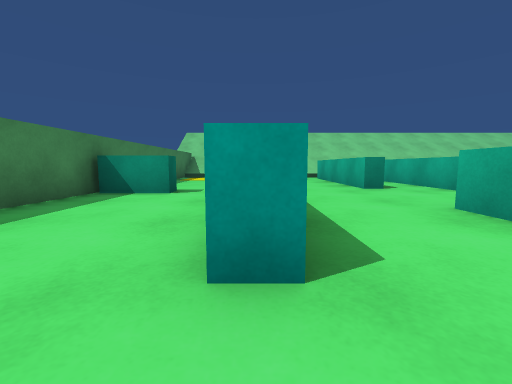
View 1 (above)

24 first-person views from a walk through a 3-D level made in the Unity game engine. The camera is 0.3 m above the floor, tilts 6° down and sees 90° across. The floor is counted in squares, 0.5 m on a side. Each view is taken from the middle of a square. On the plan, view 1 faces up. The plan holds only what a view shows up to about 9 squares ahead; the rest is blank.

View 2
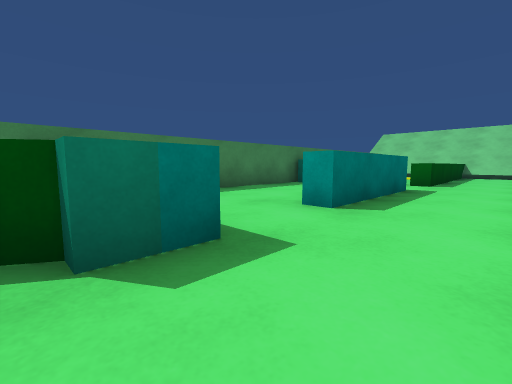

View 3
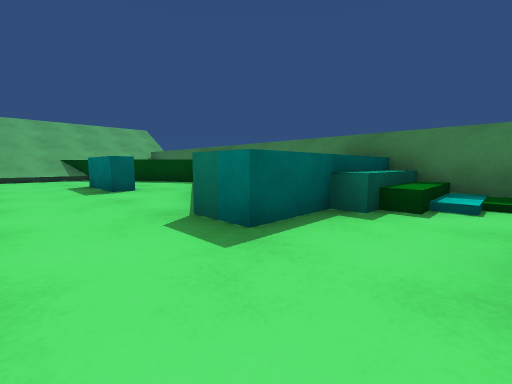

View 4
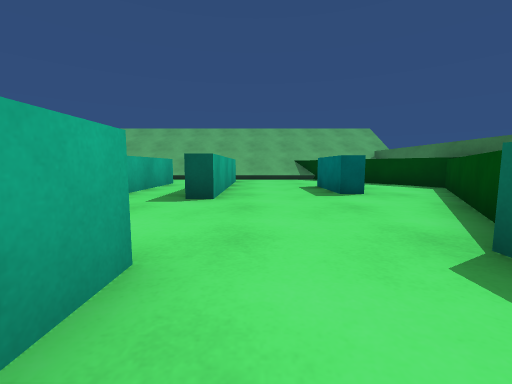

View 5
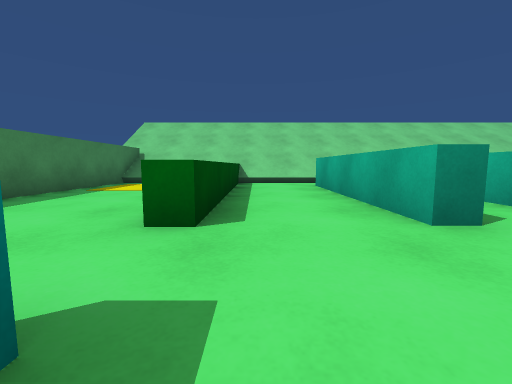

View 6
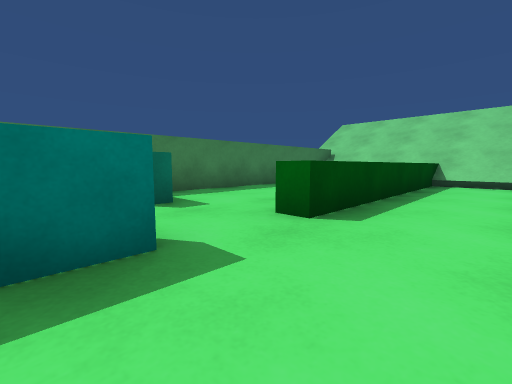

View 7
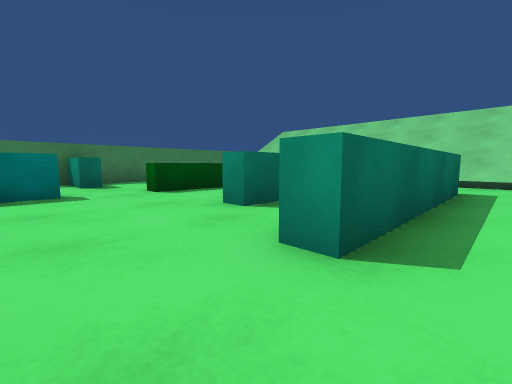

View 8
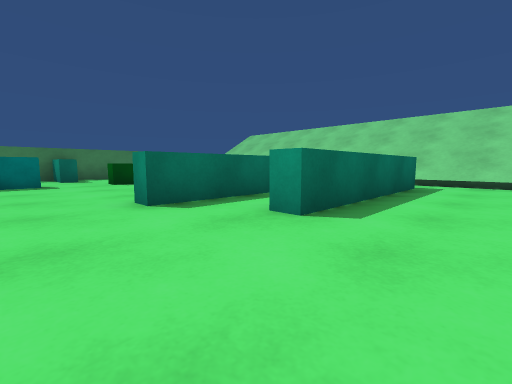

View 9
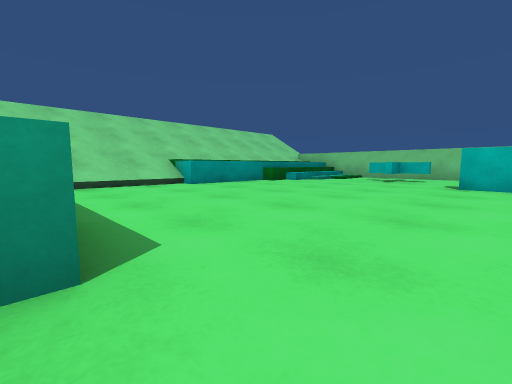

View 10
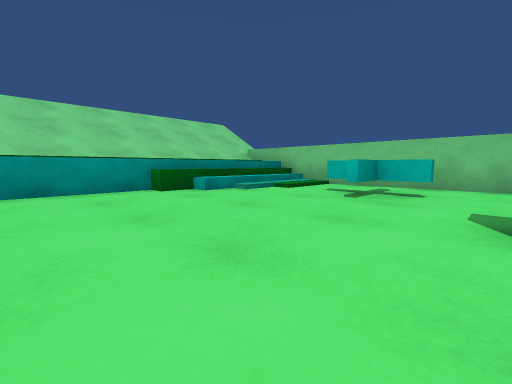

View 11
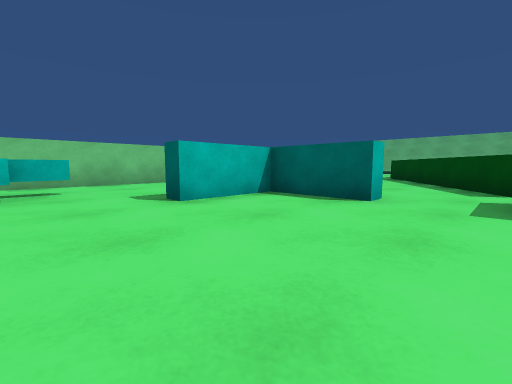

View 12
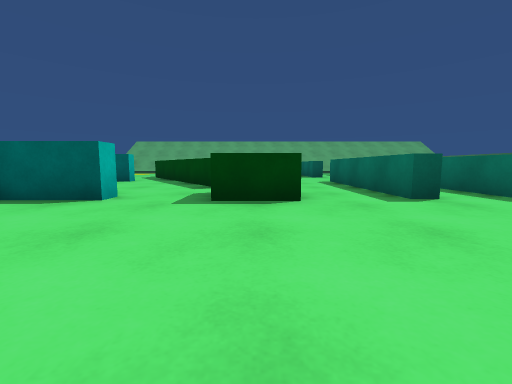

View 13
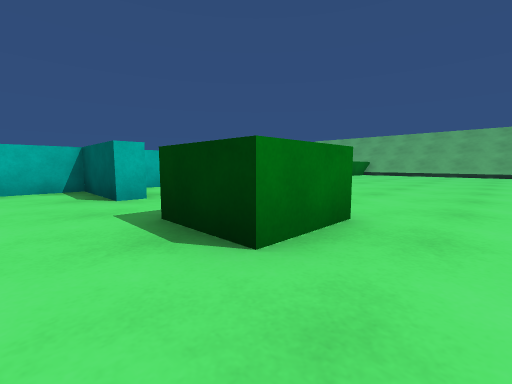

View 14
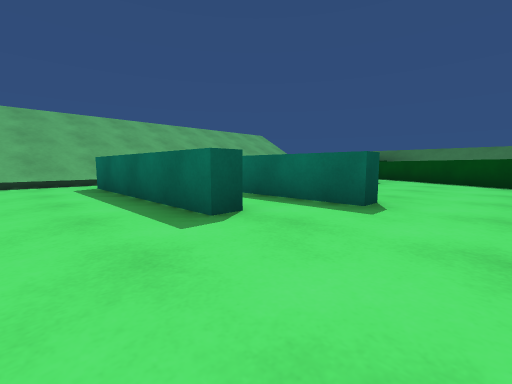

View 15
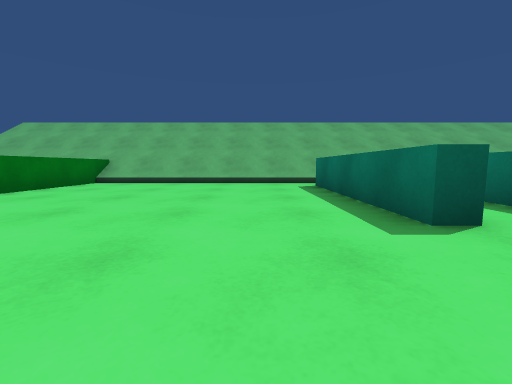

View 16
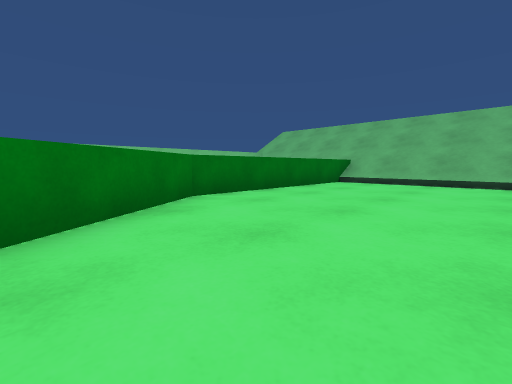

View 17
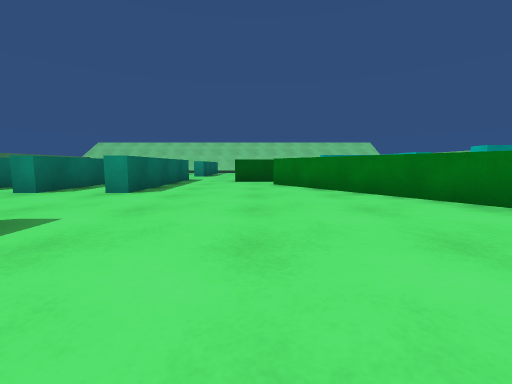

View 18
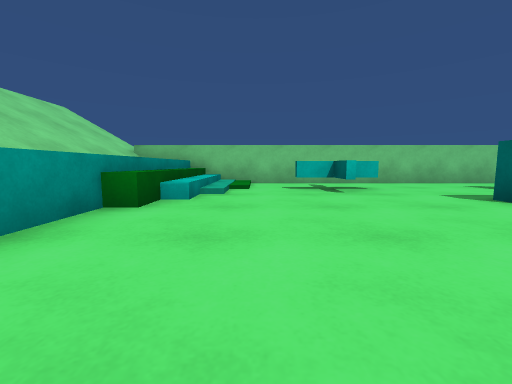

View 19
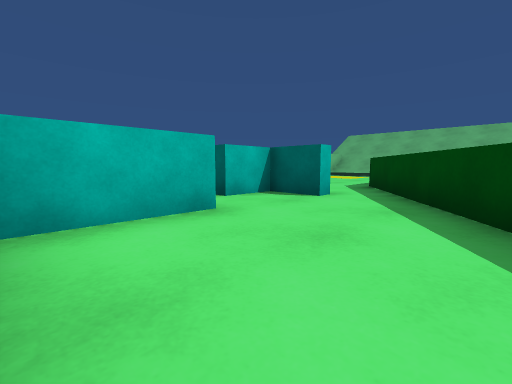

View 20
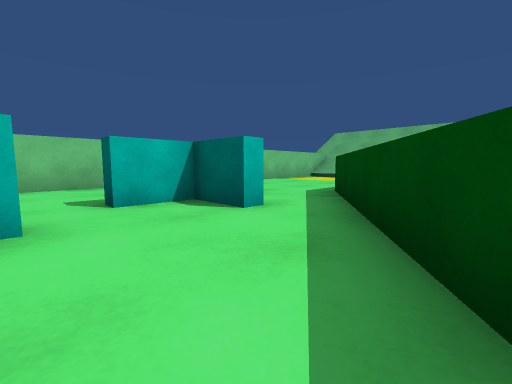

View 21
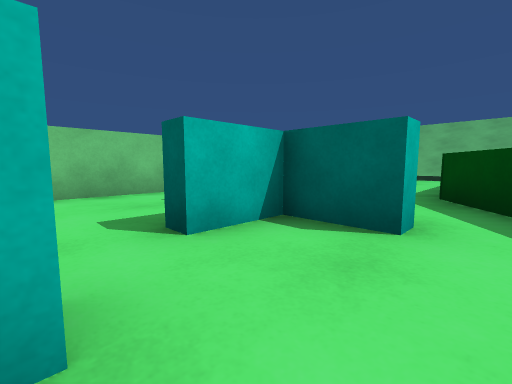

View 22
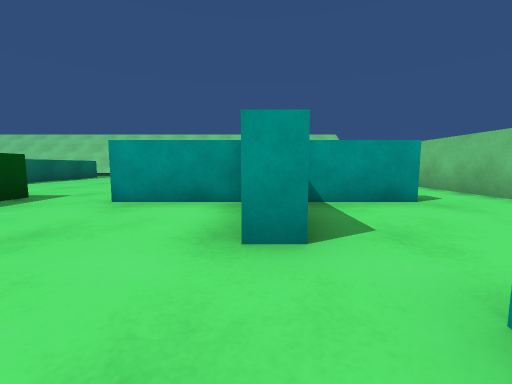

View 23
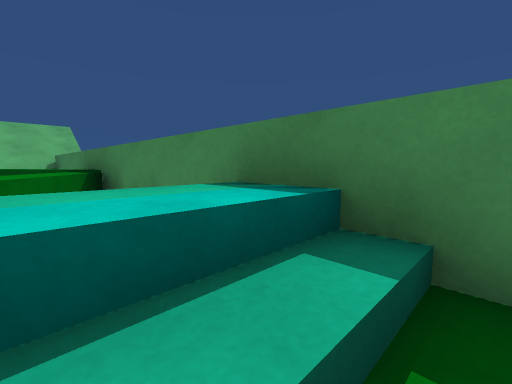

View 24
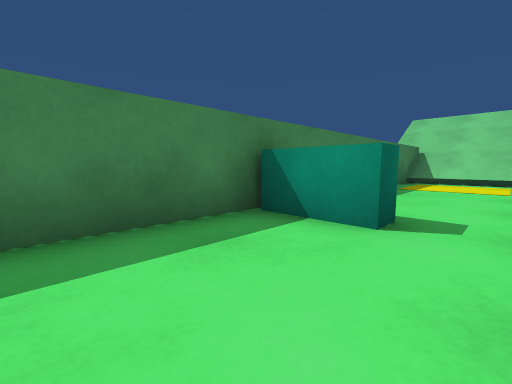

### Floor plan
Key: @ floor where view 1 was taken; # wall or solid block; . main floor; : floor 0.15 m higher than the main floor; / step, stairs or slope; ^ raised ledge; B block; T thing the floor can be seen under or through; G green block.
Columns run from 4 left of view 1 to 20 right of it. Each row starts with its distance up from view 1.
 14                 ^^^^^^^^^
 13 #^^^^^^^ ^^^^^^^^^^^^^  ^
 12 #...#... .......^^^^^^^^^
 11 #...#..# ..#........////#
 10 #...#..# #.#..........//#
  9 #...#..# #.#.........T..#
  8 #...#..#.#.#.........TT.#
  7 #...#..#.#.#............#
  6 #BB......#..............#
  5 #..................#....#
  4 #...#.........G..###  ..#
  3 #...#..# #.#.G G.#####..#
  2 #...#..  #.#..G....#....#
  1 #/.....  #.#...#...#....#
  0 #::.@..# #.#...##.......#
 -1 ^^^^^..#.#.#....##..#...#
 -2 ^^^^^............#.##   #
 -3 ^  ^.............###
 -4 # ^^.....#........##..
 -5 #^^....#.#.#......##..
 -6 #^..#..#.#.#......# ..
 -7 ##..#..#.# #......# ..
 -8 ###....#.# #......#
 -9 # # ...#   #......#
-10 #   ...    .......#
-11 #    ^^    ^^^^^^^^
-12  ##

Positions as (right, up) in squares from view 1, and headings:
1: (0, 0), facing up
2: (2, -2), facing up-left
3: (2, 1), facing down-left
4: (2, 0), facing down
5: (1, 4), facing up
6: (2, 4), facing up-left
7: (6, 4), facing up-left
8: (9, 4), facing up-left
9: (7, 5), facing up-right
10: (12, 6), facing up-right
11: (11, 8), facing down-right
12: (10, 8), facing down
13: (8, 5), facing down-right
14: (9, -2), facing down-left
15: (9, -2), facing down
16: (10, -2), facing down-right
17: (10, -7), facing up
18: (11, 10), facing right
19: (12, 3), facing down-right
20: (12, 1), facing down-right
21: (14, 1), facing down-right
22: (15, -1), facing up
23: (-2, 0), facing down-left
24: (-1, 3), facing up-left
